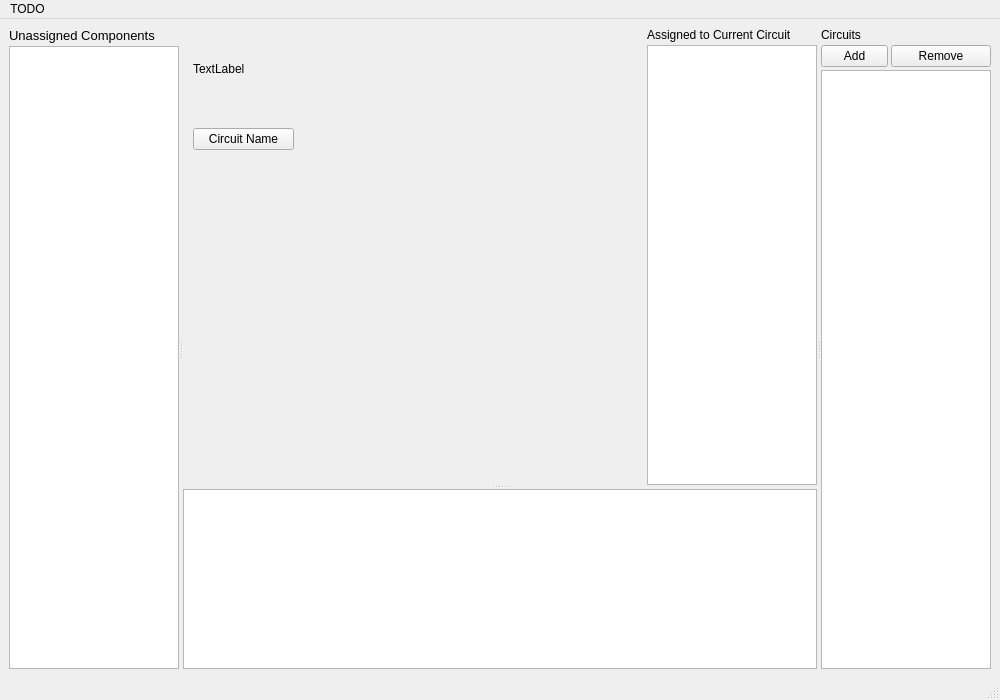
<?xml version="1.0" encoding="UTF-8"?>
<ui version="4.0">
 <class>JumpdriveWindow</class>
 <widget class="QMainWindow" name="FreespacedriveWindow">
  <property name="geometry">
   <rect>
    <x>0</x>
    <y>0</y>
    <width>1000</width>
    <height>700</height>
   </rect>
  </property>
  <property name="sizePolicy">
   <sizepolicy hsizetype="MinimumExpanding" vsizetype="MinimumExpanding">
    <horstretch>0</horstretch>
    <verstretch>0</verstretch>
   </sizepolicy>
  </property>
  <property name="windowTitle">
   <string>Power Circuit Window</string>
  </property>
  <widget class="QWidget" name="centralwidget">
   <property name="sizePolicy">
    <sizepolicy hsizetype="MinimumExpanding" vsizetype="MinimumExpanding">
     <horstretch>0</horstretch>
     <verstretch>0</verstretch>
    </sizepolicy>
   </property>
   <property name="minimumSize">
    <size>
     <width>1000</width>
     <height>659</height>
    </size>
   </property>
   <layout class="QHBoxLayout" name="horizontalLayout">
    <property name="spacing">
     <number>0</number>
    </property>
    <item>
     <widget class="QSplitter" name="topsplitter">
      <property name="sizePolicy">
       <sizepolicy hsizetype="MinimumExpanding" vsizetype="MinimumExpanding">
        <horstretch>0</horstretch>
        <verstretch>0</verstretch>
       </sizepolicy>
      </property>
      <property name="orientation">
       <enum>Qt::Horizontal</enum>
      </property>
      <property name="childrenCollapsible">
       <bool>false</bool>
      </property>
      <widget class="QWidget" name="unassignedcomponentbox" native="true">
       <property name="sizePolicy">
        <sizepolicy hsizetype="MinimumExpanding" vsizetype="MinimumExpanding">
         <horstretch>1</horstretch>
         <verstretch>0</verstretch>
        </sizepolicy>
       </property>
       <property name="minimumSize">
        <size>
         <width>170</width>
         <height>0</height>
        </size>
       </property>
       <property name="maximumSize">
        <size>
         <width>500</width>
         <height>16777215</height>
        </size>
       </property>
       <property name="baseSize">
        <size>
         <width>0</width>
         <height>0</height>
        </size>
       </property>
       <property name="styleSheet">
        <string notr="true"/>
       </property>
       <layout class="QVBoxLayout" name="verticalLayout">
        <property name="spacing">
         <number>3</number>
        </property>
        <property name="leftMargin">
         <number>0</number>
        </property>
        <property name="topMargin">
         <number>0</number>
        </property>
        <property name="rightMargin">
         <number>0</number>
        </property>
        <property name="bottomMargin">
         <number>0</number>
        </property>
        <item>
         <widget class="QLabel" name="label">
          <property name="sizePolicy">
           <sizepolicy hsizetype="MinimumExpanding" vsizetype="Fixed">
            <horstretch>0</horstretch>
            <verstretch>0</verstretch>
           </sizepolicy>
          </property>
          <property name="font">
           <font>
            <pointsize>10</pointsize>
           </font>
          </property>
          <property name="text">
           <string>Unassigned Components</string>
          </property>
         </widget>
        </item>
        <item>
         <widget class="QListWidget" name="unassignedcomponentlist">
          <property name="sizePolicy">
           <sizepolicy hsizetype="Expanding" vsizetype="Minimum">
            <horstretch>0</horstretch>
            <verstretch>0</verstretch>
           </sizepolicy>
          </property>
          <property name="minimumSize">
           <size>
            <width>0</width>
            <height>0</height>
           </size>
          </property>
          <property name="baseSize">
           <size>
            <width>0</width>
            <height>0</height>
           </size>
          </property>
         </widget>
        </item>
       </layout>
      </widget>
      <widget class="QWidget" name="selectedcircuit0" native="true">
       <property name="sizePolicy">
        <sizepolicy hsizetype="MinimumExpanding" vsizetype="MinimumExpanding">
         <horstretch>5</horstretch>
         <verstretch>0</verstretch>
        </sizepolicy>
       </property>
       <layout class="QVBoxLayout" name="verticalLayout_2">
        <property name="spacing">
         <number>3</number>
        </property>
        <property name="leftMargin">
         <number>0</number>
        </property>
        <property name="topMargin">
         <number>0</number>
        </property>
        <property name="rightMargin">
         <number>0</number>
        </property>
        <property name="bottomMargin">
         <number>0</number>
        </property>
        <item>
         <widget class="QSplitter" name="selectedcircuitsplitter">
          <property name="sizePolicy">
           <sizepolicy hsizetype="MinimumExpanding" vsizetype="MinimumExpanding">
            <horstretch>0</horstretch>
            <verstretch>0</verstretch>
           </sizepolicy>
          </property>
          <property name="orientation">
           <enum>Qt::Vertical</enum>
          </property>
          <property name="childrenCollapsible">
           <bool>false</bool>
          </property>
          <widget class="QWidget" name="selectedcircuit1" native="true">
           <property name="sizePolicy">
            <sizepolicy hsizetype="Expanding" vsizetype="MinimumExpanding">
             <horstretch>0</horstretch>
             <verstretch>5</verstretch>
            </sizepolicy>
           </property>
           <property name="minimumSize">
            <size>
             <width>0</width>
             <height>453</height>
            </size>
           </property>
           <layout class="QHBoxLayout" name="horizontalLayout_3">
            <property name="spacing">
             <number>3</number>
            </property>
            <property name="leftMargin">
             <number>0</number>
            </property>
            <property name="topMargin">
             <number>0</number>
            </property>
            <property name="rightMargin">
             <number>0</number>
            </property>
            <property name="bottomMargin">
             <number>0</number>
            </property>
            <item>
             <widget class="QWidget" name="selectedcircuit2" native="true">
              <property name="sizePolicy">
               <sizepolicy hsizetype="Expanding" vsizetype="Expanding">
                <horstretch>3</horstretch>
                <verstretch>0</verstretch>
               </sizepolicy>
              </property>
              <widget class="QLabel" name="circuitnamelabel">
               <property name="geometry">
                <rect>
                 <x>10</x>
                 <y>30</y>
                 <width>181</width>
                 <height>21</height>
                </rect>
               </property>
               <property name="text">
                <string>TextLabel</string>
               </property>
              </widget>
              <widget class="QPushButton" name="circuitname">
               <property name="geometry">
                <rect>
                 <x>10</x>
                 <y>100</y>
                 <width>101</width>
                 <height>22</height>
                </rect>
               </property>
               <property name="text">
                <string>Circuit Name</string>
               </property>
              </widget>
             </widget>
            </item>
            <item>
             <widget class="QWidget" name="assignedcomponentbox" native="true">
              <property name="sizePolicy">
               <sizepolicy hsizetype="MinimumExpanding" vsizetype="Expanding">
                <horstretch>1</horstretch>
                <verstretch>0</verstretch>
               </sizepolicy>
              </property>
              <property name="minimumSize">
               <size>
                <width>170</width>
                <height>0</height>
               </size>
              </property>
              <layout class="QVBoxLayout" name="verticalLayout_4">
               <property name="spacing">
                <number>3</number>
               </property>
               <property name="leftMargin">
                <number>0</number>
               </property>
               <property name="topMargin">
                <number>0</number>
               </property>
               <property name="rightMargin">
                <number>0</number>
               </property>
               <property name="bottomMargin">
                <number>0</number>
               </property>
               <item>
                <widget class="QLabel" name="label_2">
                 <property name="sizePolicy">
                  <sizepolicy hsizetype="Expanding" vsizetype="Minimum">
                   <horstretch>0</horstretch>
                   <verstretch>0</verstretch>
                  </sizepolicy>
                 </property>
                 <property name="text">
                  <string>Assigned to Current Circuit</string>
                 </property>
                </widget>
               </item>
               <item>
                <widget class="QListWidget" name="assignedcomponentlist_2">
                 <property name="sizePolicy">
                  <sizepolicy hsizetype="Expanding" vsizetype="Expanding">
                   <horstretch>0</horstretch>
                   <verstretch>0</verstretch>
                  </sizepolicy>
                 </property>
                </widget>
               </item>
              </layout>
             </widget>
            </item>
           </layout>
          </widget>
          <widget class="QTextEdit" name="circuittext">
           <property name="sizePolicy">
            <sizepolicy hsizetype="MinimumExpanding" vsizetype="MinimumExpanding">
             <horstretch>0</horstretch>
             <verstretch>1</verstretch>
            </sizepolicy>
           </property>
           <property name="minimumSize">
            <size>
             <width>0</width>
             <height>180</height>
            </size>
           </property>
           <property name="font">
            <font>
             <family>FreeMono</family>
             <pointsize>12</pointsize>
             <bold>false</bold>
             <kerning>false</kerning>
            </font>
           </property>
           <property name="readOnly">
            <bool>true</bool>
           </property>
          </widget>
         </widget>
        </item>
       </layout>
      </widget>
      <widget class="QWidget" name="circuitselectwidget" native="true">
       <property name="sizePolicy">
        <sizepolicy hsizetype="MinimumExpanding" vsizetype="MinimumExpanding">
         <horstretch>1</horstretch>
         <verstretch>0</verstretch>
        </sizepolicy>
       </property>
       <property name="minimumSize">
        <size>
         <width>170</width>
         <height>0</height>
        </size>
       </property>
       <layout class="QVBoxLayout" name="verticalLayout_3">
        <property name="spacing">
         <number>3</number>
        </property>
        <property name="leftMargin">
         <number>0</number>
        </property>
        <property name="topMargin">
         <number>0</number>
        </property>
        <property name="rightMargin">
         <number>0</number>
        </property>
        <property name="bottomMargin">
         <number>0</number>
        </property>
        <item>
         <widget class="QLabel" name="label_3">
          <property name="sizePolicy">
           <sizepolicy hsizetype="MinimumExpanding" vsizetype="Minimum">
            <horstretch>0</horstretch>
            <verstretch>0</verstretch>
           </sizepolicy>
          </property>
          <property name="text">
           <string>Circuits</string>
          </property>
         </widget>
        </item>
        <item>
         <widget class="QWidget" name="circuitaddremovewidget" native="true">
          <property name="sizePolicy">
           <sizepolicy hsizetype="MinimumExpanding" vsizetype="Minimum">
            <horstretch>0</horstretch>
            <verstretch>0</verstretch>
           </sizepolicy>
          </property>
          <layout class="QHBoxLayout" name="horizontalLayout_2">
           <property name="spacing">
            <number>3</number>
           </property>
           <property name="leftMargin">
            <number>0</number>
           </property>
           <property name="topMargin">
            <number>0</number>
           </property>
           <property name="rightMargin">
            <number>0</number>
           </property>
           <property name="bottomMargin">
            <number>0</number>
           </property>
           <item>
            <widget class="QPushButton" name="circuitadd">
             <property name="sizePolicy">
              <sizepolicy hsizetype="MinimumExpanding" vsizetype="Fixed">
               <horstretch>2</horstretch>
               <verstretch>0</verstretch>
              </sizepolicy>
             </property>
             <property name="minimumSize">
              <size>
               <width>40</width>
               <height>22</height>
              </size>
             </property>
             <property name="text">
              <string>Add</string>
             </property>
            </widget>
           </item>
           <item>
            <widget class="QPushButton" name="circuitremove">
             <property name="sizePolicy">
              <sizepolicy hsizetype="MinimumExpanding" vsizetype="Fixed">
               <horstretch>3</horstretch>
               <verstretch>0</verstretch>
              </sizepolicy>
             </property>
             <property name="minimumSize">
              <size>
               <width>70</width>
               <height>22</height>
              </size>
             </property>
             <property name="text">
              <string>Remove</string>
             </property>
            </widget>
           </item>
          </layout>
         </widget>
        </item>
        <item>
         <widget class="QListWidget" name="listWidget">
          <property name="sizePolicy">
           <sizepolicy hsizetype="MinimumExpanding" vsizetype="MinimumExpanding">
            <horstretch>0</horstretch>
            <verstretch>0</verstretch>
           </sizepolicy>
          </property>
         </widget>
        </item>
       </layout>
      </widget>
     </widget>
    </item>
   </layout>
  </widget>
  <widget class="QMenuBar" name="menubar">
   <property name="geometry">
    <rect>
     <x>0</x>
     <y>0</y>
     <width>1000</width>
     <height>19</height>
    </rect>
   </property>
   <widget class="QMenu" name="menuTODO">
    <property name="title">
     <string>TODO</string>
    </property>
    <addaction name="actiontodo1"/>
   </widget>
   <addaction name="menuTODO"/>
  </widget>
  <widget class="QStatusBar" name="statusbar"/>
  <action name="actiontodo1">
   <property name="text">
    <string>todo1</string>
   </property>
  </action>
 </widget>
 <resources/>
 <connections/>
</ui>
